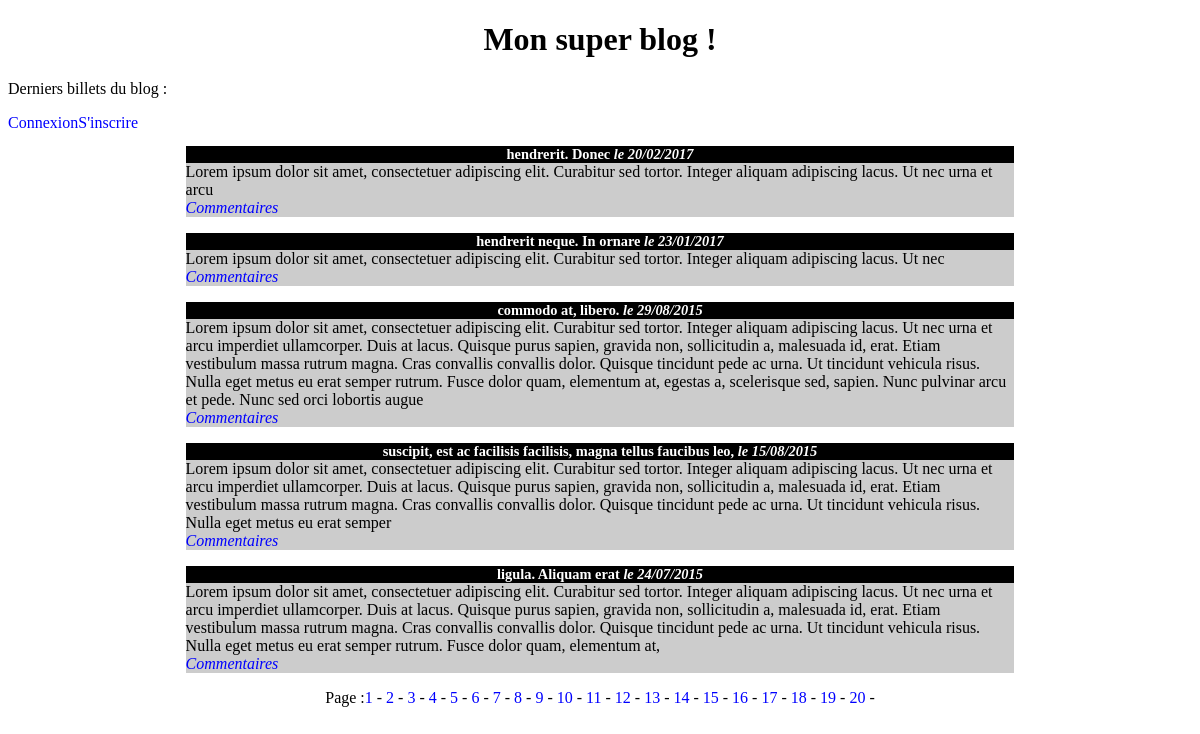
Screenshot of /blog.php with the database file from the repository.
### tables this page shows
CREATE TABLE IF NOT EXISTS `billets` (
  `id` int(11) UNSIGNED NOT NULL AUTO_INCREMENT,
  `titre` varchar(255) DEFAULT NULL,
  `contenu` text,
  `date_creation` varchar(255) DEFAULT NULL,
  `auteur` varchar(255) DEFAULT NULL,
  PRIMARY KEY (`id`)
);

### controllers/blog/index.php (called while the page is built)
<?php
include_once 'modeles/blog/getbillets.php';
include_once 'modeles/blog/getpagination.php';
$limit=  explode('-',getpagination('billets'));
if (isset($_GET['page'])) {
        $page = (int) $_GET['page'];
        if ($page > $limit[1] || $page < 0) {
            header('Location:vues/blog/404.php');
        }
    } else {
        $page = 1;
    }
$premiersbillets = ($page - 1) * $limit[0];
$billets=getbillets($premiersbillets, $limit[0]);
foreach ($billets as $cle => $billet) {
    $billets[$cle]['titre']=  htmlspecialchars($billet['titre']);
    $billets[$cle]['contenu']=  nl2br(htmlspecialchars($billet['contenu']));
    $billets[$cle]['date_creation']=$billet['date_creation'];
}
include_once 'vues/blog/index.php';
include_once 'vues/blog/pagination.php';

### modeles/blog/getpagination.php (called while the page is built)
<?php
function getpagination($table,$nb_par_page = 5) {
    global $bdd;
    if ($table == 'commentaires') {
        $rep = $bdd->prepare('SELECT COUNT(*)AS nb FROM commentaires WHERE id_billet= ? ');
        $rep->execute(array((int)$_GET['billet']));
    } else {
        $rep = $bdd->query('SELECT COUNT(*) as nb FROM ' . $table);
    }
    $total_billet = $rep->fetch();
    $nombre_billets = $total_billet['nb'];
    $nombre_page = ceil($nombre_billets / $nb_par_page);
    return $nb_par_page. '-' . $nombre_page.'-'.$nombre_billets;
}

### modeles/blog/getbillets.php (called while the page is built)
<?php
function getbillets($offset,$limit){
    global $bdd;
    $offset=(int)$offset;
    $limit=(int)$limit;
    $req = $bdd->prepare('SELECT id,titre, contenu,DATE_FORMAT(date_creation,\'%d/%m/%Y\')AS date_creation   '
            . 'FROM billets ORDER BY id DESC LIMIT :offset,:limit');
    $req->bindParam(':offset',$offset,  PDO::PARAM_INT);
    $req->bindParam(':limit',$limit,  PDO::PARAM_INT);
    $req->execute();
    $billets=$req->fetchAll();
    return $billets;
}

### vues/blog/index.php (the view, shortened to what this page needs)
<!DOCTYPE html>
<html>
    <head>
        <link href="vues/blog/style.css" rel="stylesheet" />
    </head>
    <body>
        <h1>Mon super blog !</h1>
        <p>Derniers billets du blog :</p>
        <?php
        if(isset($_SESSION['pseudo'])) {
            echo '<a href="dashboard.php">Administration</a><br/><a href="deconnexion.php">Déconnexion</a>'
            ;
        }else{
        echo'<a href="connexion.php">Connexion</a><a href="inscription.php">S\'inscrire</a>';
        }
        foreach ($billets as $billet) {
            ?>
            <article>
                <h3>
                    <?php echo $billet['titre']; ?>
                    <em>le <?php echo $billet['date_creation']; ?></em>
                </h3>
                <p>
                    <?php echo $billet['contenu']; ?>
                    <br />
                    <em><a href="commentaires.php?billet=<?php echo $billet['id']; ?>">Commentaires</a></em>
                </p>
            </article>
            <?php
        }
        ?>
    </body>
</html>

### vues/blog/style.css (style rules this page uses)
h1, h3 { text-align:center; }
h3 { background-color:black; color:white; font-size:0.9em; margin-bottom:0px; }
article p { background-color:#CCCCCC; margin-top:0px; }
article { width:70%; margin:auto; }
a { text-decoration: none; color: blue; }

### rows the page displays
billets: titre "hendrerit. Donec", date_creation "20/02/2017", contenu "Lorem ipsum dolor sit amet, consectetuer adipiscing elit. Curabitur sed tortor. Integer aliquam adipiscing lacus. Ut nec urna et arcu"
billets: titre "hendrerit neque. In ornare", date_creation "23/01/2017", contenu "Lorem ipsum dolor sit amet, consectetuer adipiscing elit. Curabitur sed tortor. Integer aliquam adipiscing lacus. Ut nec"
billets: titre "commodo at, libero.", date_creation "29/08/2015", contenu "Lorem ipsum dolor sit amet, consectetuer adipiscing elit. Curabitur sed tortor. Integer aliquam adipiscing lacus. Ut nec urna et arcu imperdiet ullamcorper. Duis at lacus. Quisque purus sapien, gravida non, sollicitudin a, malesuada id, erat. Etiam vestibulum massa rutrum magna. Cras convallis convallis dolor. Quisque tincidunt pede ac urna. Ut tincidunt vehicula risus. Nulla eget metus eu erat semper rutrum. Fusce dolor quam, elementum at, egestas a, scelerisque sed, sapien. Nunc pulvinar arcu et pede. Nunc sed orci lobortis augue"
billets: titre "suscipit, est ac facilisis facilisis, magna tellus faucibus leo,", date_creation "15/08/2015", contenu "Lorem ipsum dolor sit amet, consectetuer adipiscing elit. Curabitur sed tortor. Integer aliquam adipiscing lacus. Ut nec urna et arcu imperdiet ullamcorper. Duis at lacus. Quisque purus sapien, gravida non, sollicitudin a, malesuada id, erat. Etiam vestibulum massa rutrum magna. Cras convallis convallis dolor. Quisque tincidunt pede ac urna. Ut tincidunt vehicula risus. Nulla eget metus eu erat semper"
billets: titre "ligula. Aliquam erat", date_creation "24/07/2015", contenu "Lorem ipsum dolor sit amet, consectetuer adipiscing elit. Curabitur sed tortor. Integer aliquam adipiscing lacus. Ut nec urna et arcu imperdiet ullamcorper. Duis at lacus. Quisque purus sapien, gravida non, sollicitudin a, malesuada id, erat. Etiam vestibulum massa rutrum magna. Cras convallis convallis dolor. Quisque tincidunt pede ac urna. Ut tincidunt vehicula risus. Nulla eget metus eu erat semper rutrum. Fusce dolor quam, elementum at,"
